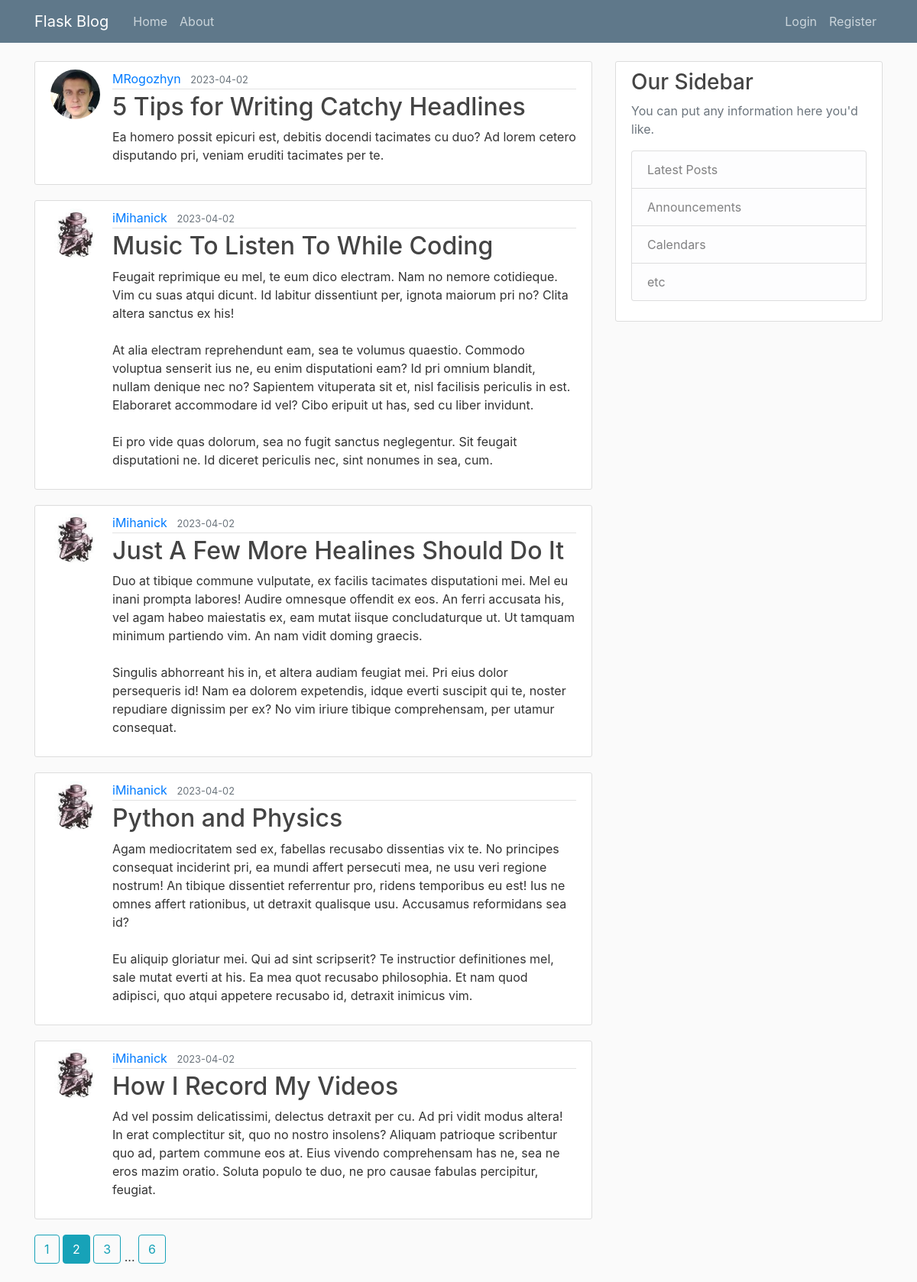
The page /home?page=2 on the database its author committed.
### flaskblog/models.py (models this page shows, shortened)
class Post(db.Model):
    id = db.Column(db.Integer, primary_key=True)
    title = db.Column(db.String(100), nullable=False)
    date_posted = db.Column(db.DateTime, nullable=False, default=datetime.utcnow)
    content = db.Column(db.Text, nullable=False)
    user_id = db.Column(db.Integer, db.ForeignKey('user.id'), nullable=False)

class User(db.Model, UserMixin):
    id = db.Column(db.Integer, primary_key=True)
    username = db.Column(db.String(20), unique=True, nullable=False)
    email = db.Column(db.String(120), unique=True, nullable=False)
    image_file = db.Column(db.String(20), nullable=False, default='default.jpg')
    password = db.Column(db.String(60), nullable=False)
    posts = db.relationship('Post', backref='author', lazy=True)

### flaskblog/main/routes.py (the view)
@main.route("/")
@main.route("/home")
def home():
    page = request.args.get('page', 1, type=int)
    posts = Post.query.order_by(Post.date_posted.desc()).paginate(page=page, per_page=5)
    return render_template('home.html', posts=posts)

### flaskblog/templates/home.html
{% extends "layout.html" %}
{% block content %}
	{% for post in posts.items %}
		<article class="media content-section">
            <img class="rounded-circle article-img" src="{{ url_for('static', filename='profile_pict/' + post.author.image_file) }}">
          <div class="media-body">
            <div class="article-metadata">
             <a class="mr-2" href="{{ url_for('users.user_posts', username=post.author.username) }}">{{ post.author.username }}</a>
              <small class="text-muted">{{ post.date_posted.strftime('%Y-%m-%d') }}</small>
            </div>
            <h2><a class="article-title" href="{{ url_for('posts.post', post_id=post.id) }}">{{ post.title }}</a></h2>
            <p class="article-content">{{ post.content }}</p>
          </div>
        </article>
	{% endfor %}
    {% for page_num in posts.iter_pages(left_edge=1, right_edge=1, left_current=1, right_current=1) %}
        {% if page_num %}
            {% if posts.page == page_num %}
                <a class="btn btn-info mb-4" href="{{ url_for('main.home', page=page_num) }}">{{ page_num }}</a>
            {% else %}
                <a class="btn btn-outline-info mb-4" href="{{ url_for('main.home', page=page_num) }}">{{ page_num }}</a>
            {% endif %}
        {% else %}
            ...
        {% endif %}
    {% endfor %}
{% endblock content %}

### flaskblog/static/main.css (style rules this page uses)
body { background: #fafafa; color: #333333; margin-top: 5rem; }
h1, h2, h3, h4, h5, h6 { color: #444444; }
.content-section { background: #ffffff; padding: 10px 20px; border: 1px solid #dddddd; border-radius: 3px; margin-bottom: 20px; }
.article-title { color: #444444; }
.article-content { white-space: pre-line; }
.article-img { height: 65px; width: 65px; margin-right: 16px; }
.article-metadata { padding-bottom: 1px; margin-bottom: 4px; border-bottom: 1px solid #e3e3e3 }

### rows shown on the page
Post: image_file (picture), author.username "MRogozhyn", date_posted "2023-04-02", title "5 Tips for Writing Catchy Headlines", content "Ea homero possit epicuri est, debitis docendi tacimates cu duo? Ad lorem cetero disputando pri, veniam eruditi tacimates per te."
Post: image_file (picture), author.username "iMihanick", date_posted "2023-04-02", title "Music To Listen To While Coding", content "Feugait reprimique eu mel, te eum dico electram. Nam no nemore cotidieque. Vim cu suas atqui dicunt. Id labitur dissentiunt per, ignota maiorum pri no? Clita altera sanctus ex his! At alia electram reprehendunt eam, sea te volumus quaestio. Commodo voluptua senserit ius ne, eu enim disputationi eam? Id pri omnium blandit, nullam denique nec no? Sapientem vituperata sit et, nisl facilisis periculis in est. Elaboraret accommodare id vel? Cibo eripuit ut has, sed cu liber invidunt. Ei pro vide quas dolorum, sea no fugit sanctus neglegentur. Sit feugait disputationi ne. Id diceret periculis nec, sint nonumes in sea, cum."
Post: image_file (picture), author.username "iMihanick", date_posted "2023-04-02", title "Just A Few More Healines Should Do It", content "Duo at tibique commune vulputate, ex facilis tacimates disputationi mei. Mel eu inani prompta labores! Audire omnesque offendit ex eos. An ferri accusata his, vel agam habeo maiestatis ex, eam mutat iisque concludaturque ut. Ut tamquam minimum partiendo vim. An nam vidit doming graecis. Singulis abhorreant his in, et altera audiam feugiat mei. Pri eius dolor persequeris id! Nam ea dolorem expetendis, idque everti suscipit qui te, noster repudiare dignissim per ex? No vim iriure tibique comprehensam, per utamur consequat."
Post: image_file (picture), author.username "iMihanick", date_posted "2023-04-02", title "Python and Physics", content "Agam mediocritatem sed ex, fabellas recusabo dissentias vix te. No principes consequat inciderint pri, ea mundi affert persecuti mea, ne usu veri regione nostrum! An tibique dissentiet referrentur pro, ridens temporibus eu est! Ius ne omnes affert rationibus, ut detraxit qualisque usu. Accusamus reformidans sea id? Eu aliquip gloriatur mei. Qui ad sint scripserit? Te instructior definitiones mel, sale mutat everti at his. Ea mea quot recusabo philosophia. Et nam quod adipisci, quo atqui appetere recusabo id, detraxit inimicus vim."
Post: image_file (picture), author.username "iMihanick", date_posted "2023-04-02", title "How I Record My Videos", content "Ad vel possim delicatissimi, delectus detraxit per cu. Ad pri vidit modus altera! In erat complectitur sit, quo no nostro insolens? Aliquam patrioque scribentur quo ad, partem commune eos at. Eius vivendo comprehensam has ne, sea ne eros mazim oratio. Soluta populo te duo, ne pro causae fabulas percipitur, feugiat."

### other values the page prints
{{ page_num }} "1" "3" "6"
{{ page_num }} "2"
